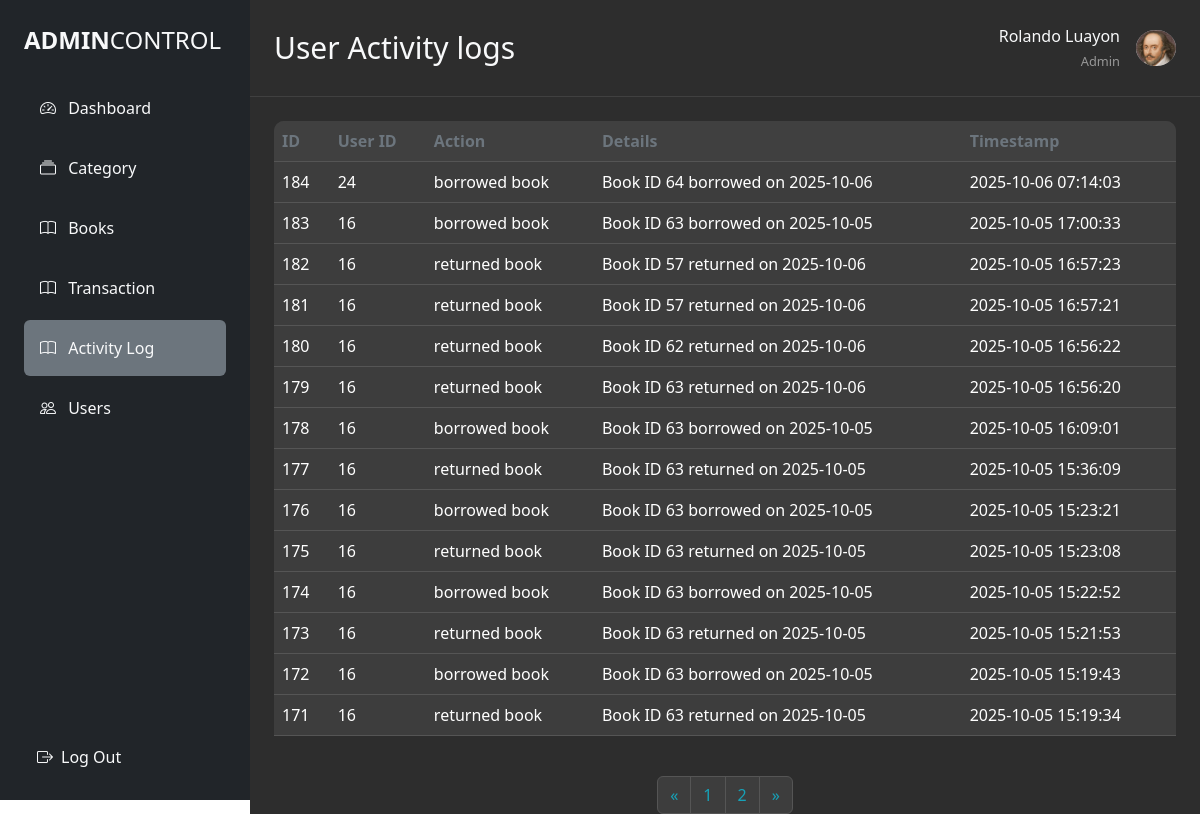
The app's page /admin/activity-log.php (signed in) with its own data.
### tables this page shows
CREATE TABLE `activity_logs` (
  `id` int(11) NOT NULL,
  `user_id` int(11) DEFAULT NULL,
  `action` varchar(100) DEFAULT NULL,
  `timestamp` datetime DEFAULT current_timestamp(),
  `details` text DEFAULT NULL,
  `created_at` timestamp NOT NULL DEFAULT current_timestamp()
);

### auth.php (called while the page is built, shortened)
<?php
class auth
{
  public function user()
  {
    return [
      'first_name' => $_SESSION['user_first_name'] ?? 'Guest',
      'last_name'  => $_SESSION['user_last_name']  ?? ''
    ];
  }
}

### admin/backend/BookController.php (called while the page is built, shortened)
<?php
class Database
{
    private $host = "localhost";
    private $db   = "it6_LMS";
    private $user = "root";
    private $pass = "";
    public function __construct()
    {
        try {
            $dsn = "mysql:host={$this->host};dbname={$this->db};charset=utf8";
            $this->pdo = new PDO($dsn, $this->user, $this->pass);
        } catch (PDOException $e) {
            die("Database Connection Failed: " . $e->getMessage());
        }
    }
}

### admin/backend/transactionControll.php (called while the page is built, shortened)
<?php
class Library
{
  private $conn;
  public function __construct($db)
  {
    $this->conn = $db;
  }
  public function countTransactions()
  {
    $stmt = $this->conn->query("SELECT COUNT(*) as total FROM transactions");
    return (int) $stmt->fetch(PDO::FETCH_ASSOC)['total'];
  }
  public function getActivityLogs($limit, $offset)
  {
    $stmt = $this->conn->prepare("SELECT * FROM activity_logs ORDER BY created_at DESC LIMIT :limit OFFSET :offset");
    $stmt->bindParam(':limit', $limit, PDO::PARAM_INT);
    $stmt->bindParam(':offset', $offset, PDO::PARAM_INT);
    $stmt->execute();
    return $stmt->fetchAll(PDO::FETCH_ASSOC);
  }
}

### admin/activity-log.php (the view, shortened to what this page needs)
<?php
require '../admin/backend/BookController.php';
require '../admin/backend/transactionControll.php';
require '../auth.php';
$db = new Database();
$library = new Library($db->pdo);
$auth = new auth($db);
$limit = 14;
$page = isset($_GET['page']) ? (int)$_GET['page'] : 1;
$offset = ($page - 1) * $limit;
$totalusers = $library->countTransactions();
$totalPages = ceil($totalusers / $limit);
?>
<!DOCTYPE html>
<html lang="en">
<head>
  <link rel="stylesheet" href="../admin/style.css" />
  <script src="https://cdn.tailwindcss.com"></script>
  <link href="https://cdn.jsdelivr.net/npm/bootstrap@5.3.8/dist/css/bootstrap.min.css" rel="stylesheet">
  <link href="https://cdn.jsdelivr.net/npm/bootstrap-icons@1.10.0/font/bootstrap-icons.css" rel="stylesheet">
</head>
<body>
  <div class="d-flex min-vh-100">
    <?php if (file_exists('Frontend/sidebar.php')) include 'Frontend/sidebar.php'; ?>
    <div class="main-content flex-grow-1">
      <div class="d-flex justify-content-between align-items-center p-4 header-border">
        <div class="d-flex align-items-center">
          <h2 class="text-light mb-0 text-3xl">User Activity logs</h2>
        </div>
        <div class="d-flex justify-content-between align-items-center">
          <div class="d-flex align-items-center">
            <div class="d-none d-sm-block text-end me-3">
              <div class="text-light">
                <?php
                $user = $auth->user();
                if ($user && isset($user['first_name'], $user['last_name'])) {
                  echo htmlspecialchars($user['first_name'] . ' ' . $user['last_name']);
                } else {
                  echo 'Guest';
                }
                ?>
              </div>
              <small class="text-white opacity-50">Admin</small>
            </div>
            <img
              src="../image/willan.jpg"
              alt="Profile"
              class="rounded-circle d-none d-sm-block"
              width="40"
              height="40" />
          </div>
        </div>
      </div>
      <div class="table-responsive m-4" style="border-radius: 10px;">
        <table class="table table-dark table-hover align-middle">
          <thead>
            <tr>
              <th scope="col">ID</th>
              <th scope="col">User ID</th>
              <th scope="col">Action</th>
              <th scope="col">Details</th>
              <th scope="col">Timestamp</th>
            </tr>
          </thead>
          <tbody>
            <?php foreach ($library->getActivityLogs($limit, $offset) as $row): ?>
              <tr>
                <td><?= htmlspecialchars($row['id']) ?></td>
                <td><?= htmlspecialchars($row['user_id']) ?></td>
                <td><?= htmlspecialchars($row['action']) ?></td>
                <td><?= htmlspecialchars($row['details']) ?></td>
                <td><?= htmlspecialchars($row['created_at']) ?></td>
              </tr>
            <?php endforeach; ?>
          </tbody>
        </table>
      </div>
      <div class="d-flex justify-content-center mt-4">
        <nav aria-label="Book pagination">
          <ul class="pagination">
            <li class="page-item <?php if ($page <= 1) echo 'disabled'; ?>">
              <a class="page-link" href="?page=<?php echo $page - 1; ?>" aria-label="Previous">
                &laquo;
              </a>
            </li>
            <?php for ($i = 1; $i <= $totalPages; $i++): ?>
              <li class="page-item <?php if ($i == $page) echo 'active'; ?>">
                <a class="page-link" href="?page=<?php echo $i; ?>"><?php echo $i; ?></a>
              </li>
            <?php endfor; ?>
            <li class="page-item <?php if ($page >= $totalPages) echo 'disabled'; ?>">
              <a class="page-link" href="?page=<?php echo $page + 1; ?>" aria-label="Next">
                &raquo;
              </a>
            </li>
          </ul>
        </nav>
      </div>
    </div>
  </div>
</body>
</html>

### admin/style.css (style rules this page uses)
body { background-color: #1a1a1a; color: #fff; }
.main-content { background-color: #2d2d2d; flex: 1; }
.table-dark { background-color: #3d3d3d; }
.table-dark th { background-color: #404040 !important; border-color: #555 !important; color: #6c757d !important; }
.table-dark td { background-color: #3d3d3d !important; border-color: #555 !important; color: #fff !important; }
.page-link { background-color: #3d3d3d !important; border-color: #555 !important; color: #17a2b8 !important; }
.header-border { border-bottom: 1px solid #404040 !important; }
@media (min-width: 769px) { .main-content { margin-left: 250px !important; width: calc(100% - 250px) !important; } }

### records on screen
activity_logs: id "184", user "24", action "borrowed book", details "Book ID 64 borrowed on 2025-10-06", created_at "2025-10-06 07:14:03"
activity_logs: id "183", user "16", action "borrowed book", details "Book ID 63 borrowed on 2025-10-05", created_at "2025-10-05 17:00:33"
activity_logs: id "182", user "16", action "returned book", details "Book ID 57 returned on 2025-10-06", created_at "2025-10-05 16:57:23"
activity_logs: id "181", user "16", action "returned book", details "Book ID 57 returned on 2025-10-06", created_at "2025-10-05 16:57:21"
activity_logs: id "180", user "16", action "returned book", details "Book ID 62 returned on 2025-10-06", created_at "2025-10-05 16:56:22"
activity_logs: id "179", user "16", action "returned book", details "Book ID 63 returned on 2025-10-06", created_at "2025-10-05 16:56:20"
activity_logs: id "178", user "16", action "borrowed book", details "Book ID 63 borrowed on 2025-10-05", created_at "2025-10-05 16:09:01"
activity_logs: id "177", user "16", action "returned book", details "Book ID 63 returned on 2025-10-05", created_at "2025-10-05 15:36:09"
activity_logs: id "176", user "16", action "borrowed book", details "Book ID 63 borrowed on 2025-10-05", created_at "2025-10-05 15:23:21"
activity_logs: id "175", user "16", action "returned book", details "Book ID 63 returned on 2025-10-05", created_at "2025-10-05 15:23:08"
activity_logs: id "174", user "16", action "borrowed book", details "Book ID 63 borrowed on 2025-10-05", created_at "2025-10-05 15:22:52"
activity_logs: id "173", user "16", action "returned book", details "Book ID 63 returned on 2025-10-05", created_at "2025-10-05 15:21:53"
activity_logs: id "172", user "16", action "borrowed book", details "Book ID 63 borrowed on 2025-10-05", created_at "2025-10-05 15:19:43"
activity_logs: id "171", user "16", action "returned book", details "Book ID 63 returned on 2025-10-05", created_at "2025-10-05 15:19:34"

### other values on screen
$user['first_name'] . ' ' . $user['last_name'] "Rolando Luayon"
